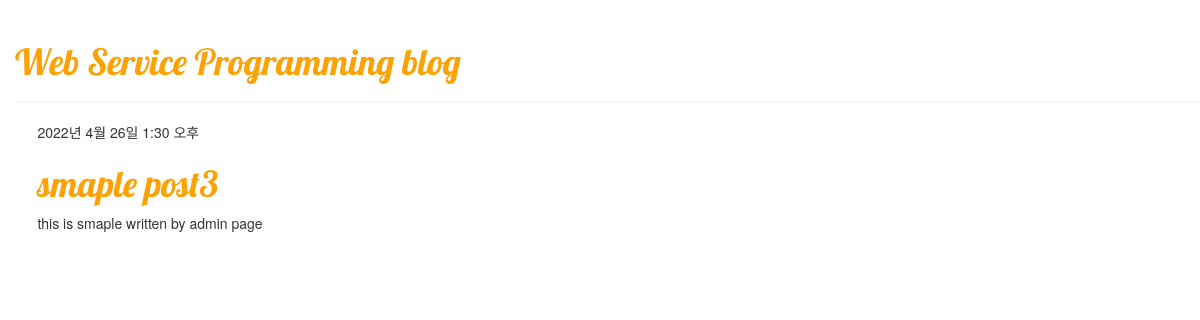
The app's page /, older data.
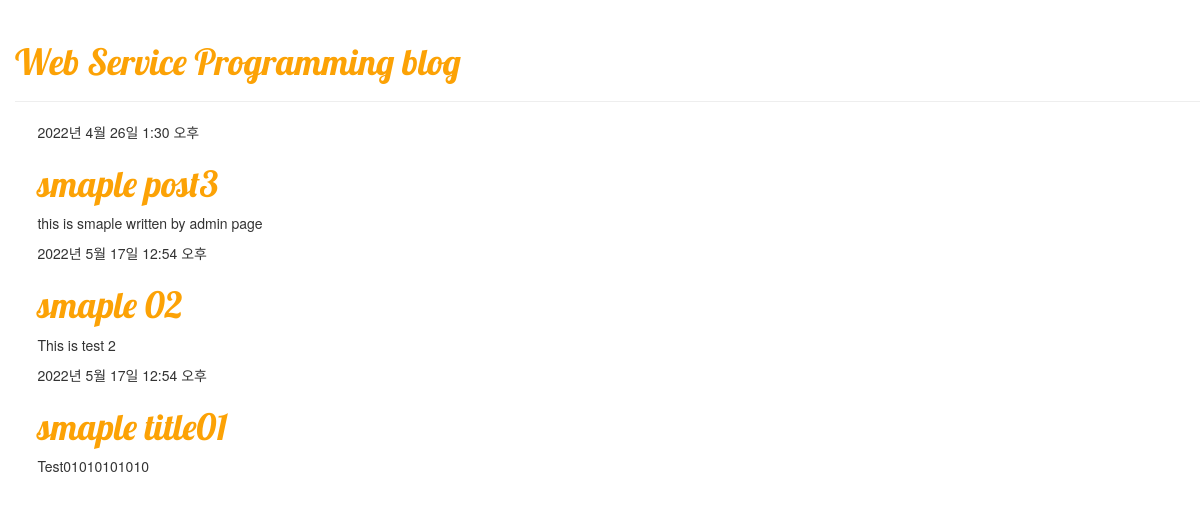
The same page, newer data.
### blog/models.py (models this page shows, shortened)
class Post(models.Model):
    author = models.ForeignKey(settings.AUTH_USER_MODEL, on_delete=models.CASCADE)
    title = models.CharField(max_length=200)
    text = models.TextField()
    created_date = models.DateTimeField(default=timezone.now)
    published_date = models.DateTimeField(blank=True, null=True)

### blog/views.py (the view)
# urls.py: path('', views.post_list, name='post_list'),
def post_list(request):
    posts = Post.objects.filter(published_date__lte=timezone.now()).order_by('published_date')
    return render(request, 'blog/p08_post_list.html', {'posts': posts})  # {내부는 매개변수}

### blog/templates/blog/p08_post_list.html
{% extends 'blog/base.html' %}
{% block content %}
  {% for post in posts %}
    <div class="post">
      <div class="date">
        {{ post.published_date }}
      </div>
      <h1><a href="{%url 'post_detail' pk=post.pk%}">{{ post.title }}</a> </h1>
      <p>{{ post.text|linebreaksbr }}</p>
    </div>
{% endfor %}
{% endblock %}

Row changes from the older to the newer data that the page shows:
now on this page (row edited): Post: published_date "2022년 5월 17일 12:54 오후", title "smaple 02", text "This is test 2"
now on this page (row edited): Post: published_date "2022년 5월 17일 12:54 오후", title "smaple title01", text "Test01010101010"
